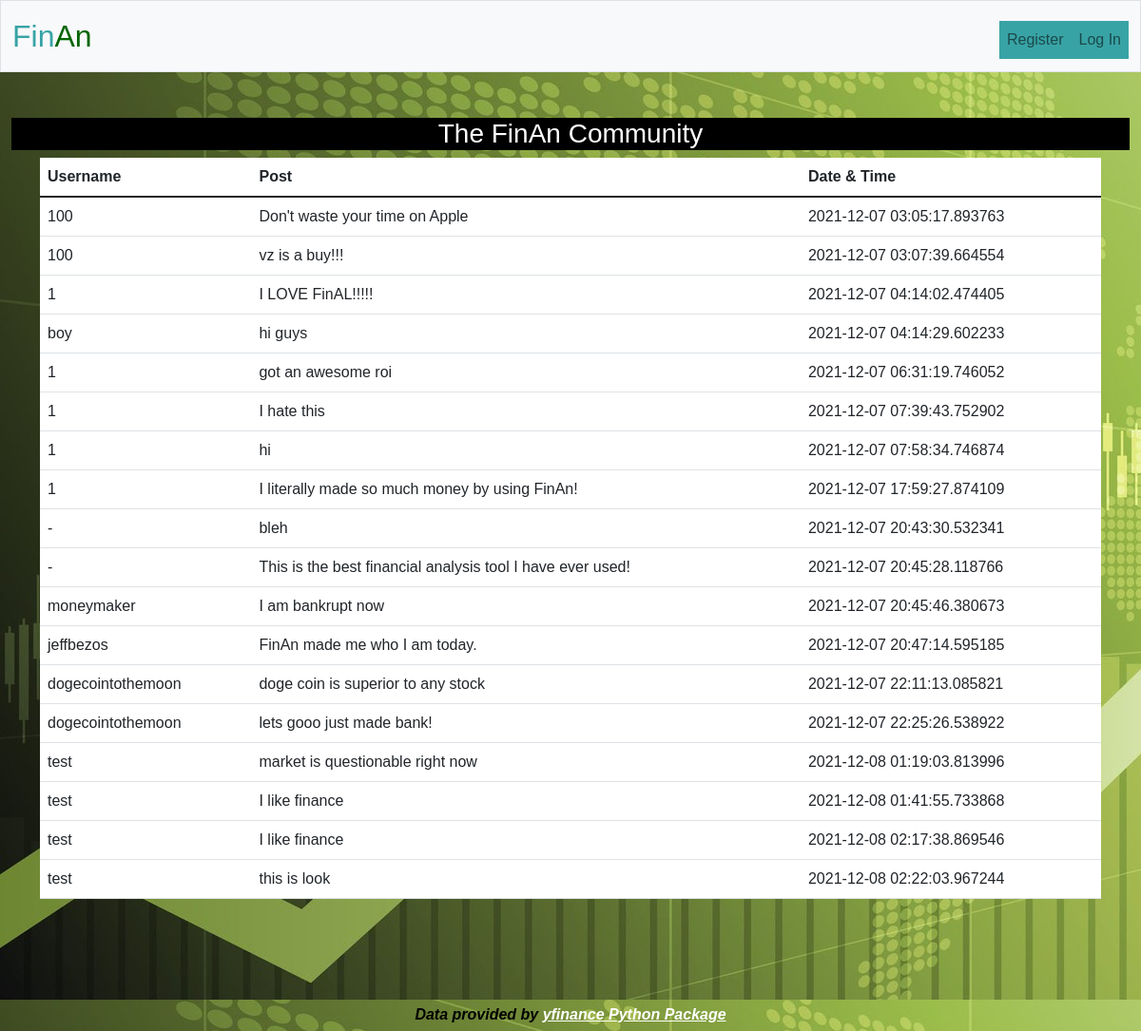
Page /forum on the committed database.
### tables this page shows
CREATE TABLE forum (username TEXT NOT NULL, post TEXT NOT NULL, timestamp NOT NULL);

### my_app.py (the view)
@my_app.route("/forum")
def forum():
    forum = db.execute("SELECT * FROM forum")
    return render_template("discussion.html", forum=forum)

### my_app.py (called while the page is built)
@my_app.after_request
def after_request(response):
    response.headers["Cache-Control"] = "no-cache, no-store, must-revalidate"
    response.headers["Expires"] = 0
    response.headers["Pragma"] = "no-cache"
    return response

### templates/discussion.html (shortened to what this page needs)
{% extends "layout.html" %}
{% block main %}
<h3 class="blackandwhite">The FinAn Community</h2>
<div class="container">
    <table class="table tablestriped center">
        <thead>
            <tr>
                <th class="text-start">Username</th>
                <th class="text-start">Post</th>
                <th class="text-start">Date & Time</th>
            </tr>
        </thead>
        <tbody>
            {% for row in forum %}
                <tr>
                    <td class="left">{{ row["username"] }}</td>
                    <td class="left">{{ row["post"] }}</td>
                    <td class="left">{{ row["timestamp"] }}</td>
                </tr>
            {% endfor %}
        </tbody>
    </table>
</div>
{% endblock %}

### templates/layout.html (shortened to what this page needs)
<!DOCTYPE html>
<html lang="en">
    <head>
        <link href="https://cdn.jsdelivr.net/npm/bootstrap@5.1.3/dist/css/bootstrap.min.css" rel="stylesheet">
        <link href="/static/styles.css" rel="stylesheet">
    </head>
    <body>
        <nav class="bg-light border navbar navbar-expand-md navbar-light">
            <div class="container-fluid">
                <a class="navbar-brand" href="/"><span class="blue">Fin</span><span class="green">An</span></a>
                <div class="collapse navbar-collapse" id="navbar">
                    {% if session["user_id"] %}
                        <ul class="navbar-nav me-auto mt-2 bar">
                            <li class="nav-item"><a class="nav-link" href="/stock">Stock Evaluation</a></li>
                            <li class="nav-item"><a class="nav-link" href="/investment">Investment Analysis</a></li>
                            <li class="nav-item"><a class="nav-link" href="/createpost">Create a Post</a></li>
                            <li class="nav-item"><a class="nav-link" href="/forum">Discussion Forum</a></li>
                            <li class="nav-item"><a class="nav-link" href="/education">Learn about Finance</a></li>
                        </ul>
                        <ul class="navbar-nav ms-auto mt-2 bar">
                            <li class="nav-item"><a class="nav-link" href="/logout">Log Out</a></li>
                        </ul>
                    {% else %}
                        <ul class="navbar-nav ms-auto mt-2 bar">
                            <li class="nav-item"><a class="nav-link" href="/register">Register</a></li>
                            <li class="nav-item"><a class="nav-link" href="/login">Log In</a></li>
                        </ul>
                    {% endif %}
                </div>
            </div>
        </nav>
        <main class="container-fluid py-5 text-center">
            {% block main %}{% endblock %}
        </main>
        <br>
        <br>
        <h6 class="black"><b><i>Data provided by <a href="https://pypi.org/project/yfinance/">yfinance Python Package</a></i></b></h6>
    </body>
</html>

### static/styles.css (style rules this page uses)
.center { text-align: center; }
.left { text-align: left; }
.bar { background-color: #38a3a5; }
.blackandwhite { background-color: black; color: white; font-family: 'Arial Black', sans-serif; }
table { background-color: white; }
.black { color: black; }
a { color: white; }
h6 { text-align: center; }
body { background-image: url('finance.jpg'); font-family: 'Verdana', sans-serif; }
nav .navbar-brand { font-size: xx-large; font-family: 'Impact', sans-serif; }
nav .navbar-brand .blue { color: #38a3a5; }
nav .navbar-brand .green { color: darkgreen; }

### rows in the picture
forum: username "100", post "Don't waste your time on Apple", timestamp "2021-12-07 03:05:17.893763"
forum: username "100", post "vz is a buy!!!", timestamp "2021-12-07 03:07:39.664554"
forum: username "1", post "I LOVE FinAL!!!!!", timestamp "2021-12-07 04:14:02.474405"
forum: username "boy", post "hi guys", timestamp "2021-12-07 04:14:29.602233"
forum: username "1", post "got an awesome roi", timestamp "2021-12-07 06:31:19.746052"
forum: username "1", post "I hate this", timestamp "2021-12-07 07:39:43.752902"
forum: username "1", post "hi", timestamp "2021-12-07 07:58:34.746874"
forum: username "1", post "I literally made so much money by using FinAn!", timestamp "2021-12-07 17:59:27.874109"
forum: username "-", post "bleh", timestamp "2021-12-07 20:43:30.532341"
forum: username "-", post "This is the best financial analysis tool I have ever used!", timestamp "2021-12-07 20:45:28.118766"
forum: username "moneymaker", post "I am bankrupt now", timestamp "2021-12-07 20:45:46.380673"
forum: username "jeffbezos", post "FinAn made me who I am today.", timestamp "2021-12-07 20:47:14.595185"
forum: username "dogecointothemoon", post "doge coin is superior to any stock", timestamp "2021-12-07 22:11:13.085821"
forum: username "dogecointothemoon", post "lets gooo just made bank!", timestamp "2021-12-07 22:25:26.538922"
forum: username "test", post "market is questionable right now", timestamp "2021-12-08 01:19:03.813996"
forum: username "test", post "I like finance", timestamp "2021-12-08 01:41:55.733868"
forum: username "test", post "I like finance", timestamp "2021-12-08 02:17:38.869546"
forum: username "test", post "this is look", timestamp "2021-12-08 02:22:03.967244"
